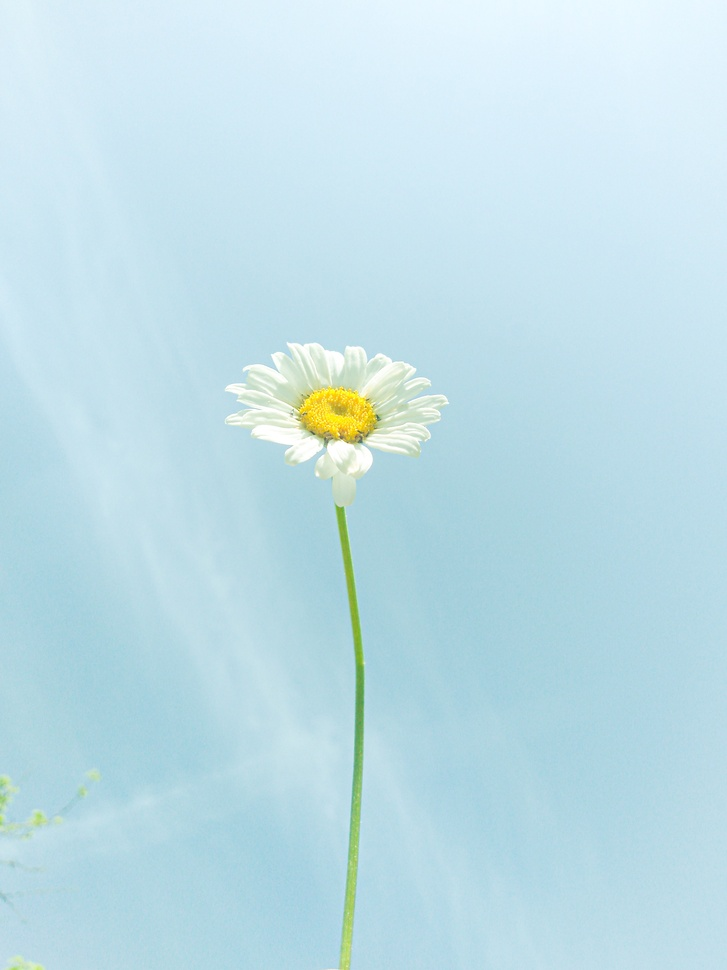
#> input picture OpenCV/Deneme1/resim1.jpg, 727 x 970 px, shrunk from 3120 x 4160 before the run, found by its file name
$ python 'Goruntu_terten_oluşturma.py'
#> lines starting #> are read from the running program, lines starting #| are printed output that depends on the picture
import cv2
import numpy as np
img = cv2.imread("resim1.jpg")
#> img is the input picture: shape (970, 727, 3); mean B, G, R 231.6, 222.6, 191.6
bit_not = cv2.bitwise_not(img)
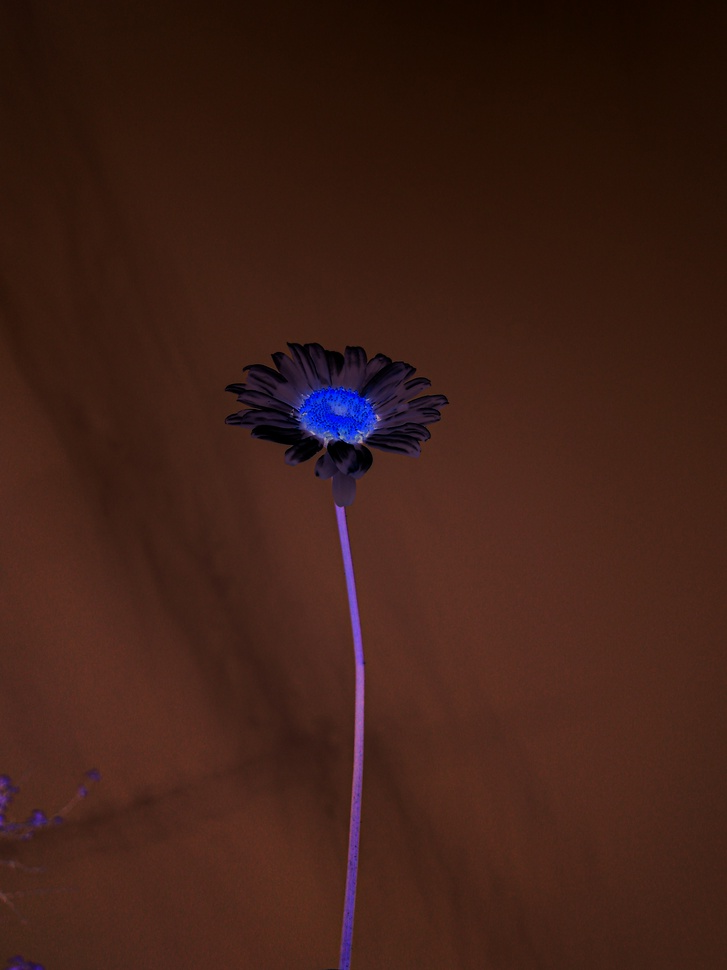
#> bit_not: shape (970, 727, 3); mean B, G, R 23.4, 32.4, 63.4
cv2.namedWindow("goruntu",cv2.WINDOW_NORMAL)

cv2.imshow("goruntu",bit_not)

cv2.waitKey(0)

$ run again, with OpenCV/Deneme1/resim2.jpg copied over OpenCV/Deneme1/resim1.jpg
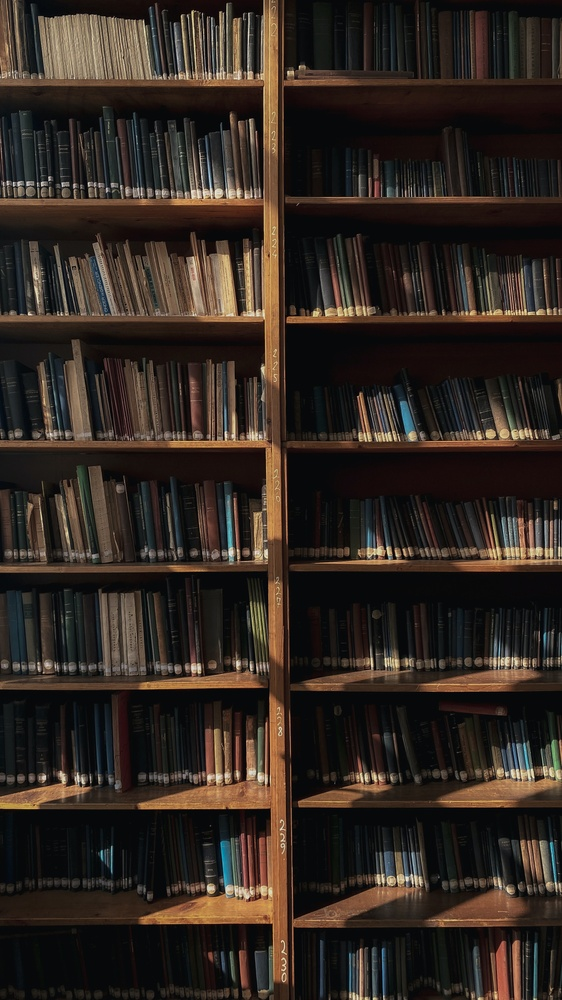
#> input picture OpenCV/Deneme1/resim2.jpg, 562 x 1000 px, shrunk from 2268 x 4032 before the run, found by its file name
#> img is the input picture: shape (1000, 562, 3); mean B, G, R 33, 39.7, 49.2
#> `bit_not = cv2.bitwise_not(img)`:
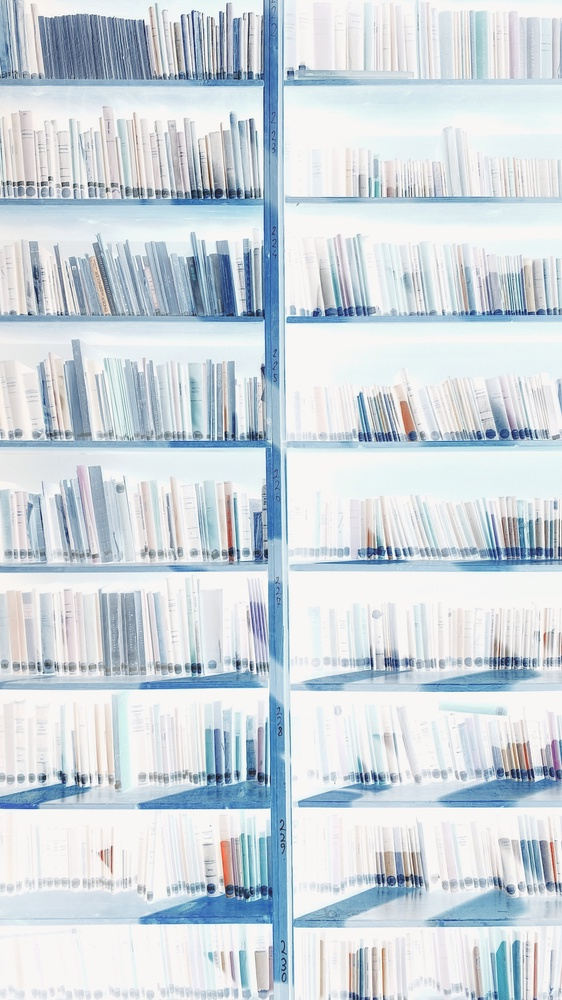
#> bit_not: shape (1000, 562, 3); mean B, G, R 222, 215.3, 205.8

$ run again, with OpenCV/Deneme1/resim3.jpg copied over OpenCV/Deneme1/resim1.jpg
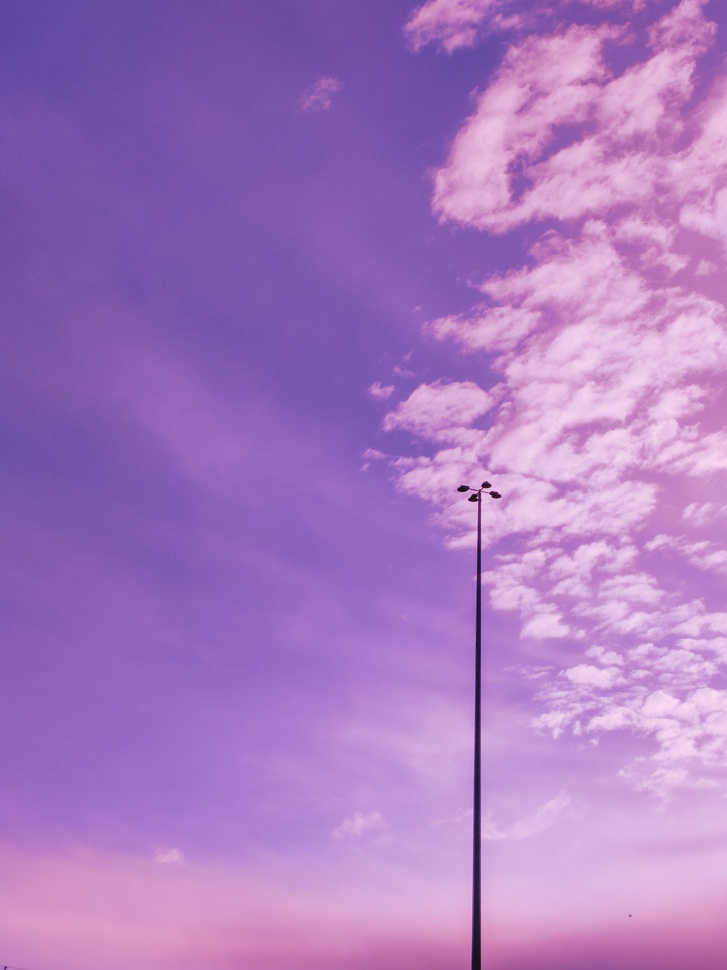
#> input picture OpenCV/Deneme1/resim3.jpg, 727 x 970 px, shrunk from 3468 x 4624 before the run, found by its file name
#> img is the input picture: shape (970, 727, 3); mean B, G, R 192.7, 121.8, 167.3
#> `bit_not = cv2.bitwise_not(img)`:
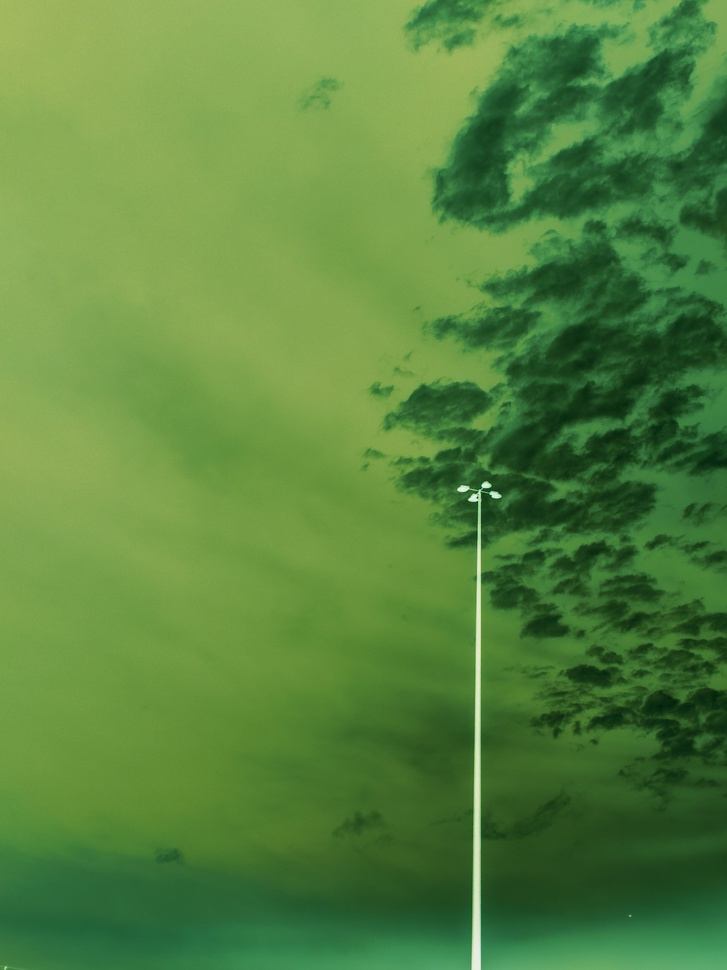
#> bit_not: shape (970, 727, 3); mean B, G, R 62.3, 133.2, 87.7
